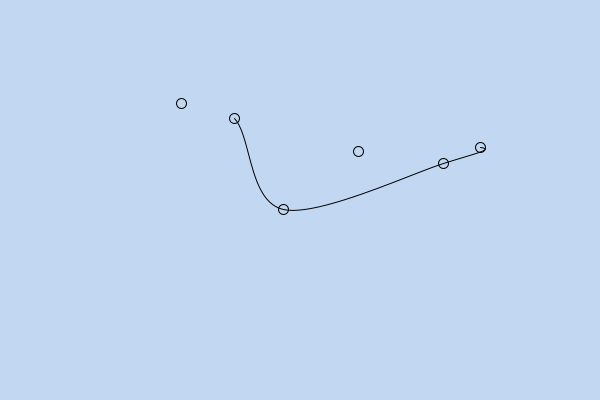
Frame 1 (no input)
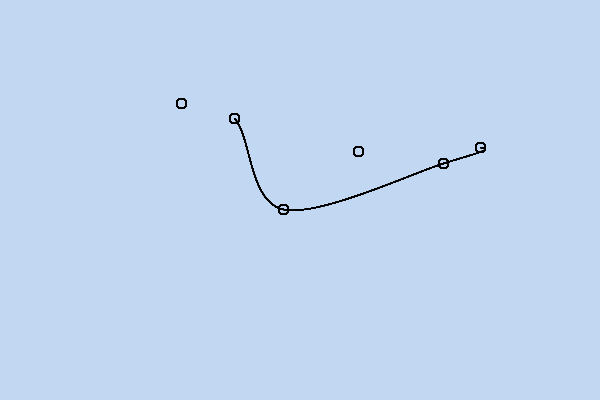
Frame 60 (the mouse pressed at the canvas centre just before this capture)
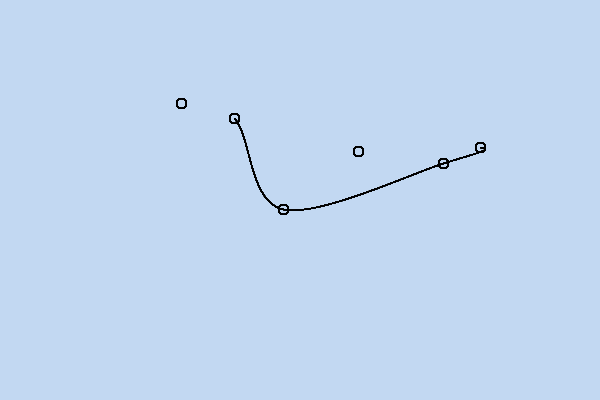
Frame 120 (the mouse held since frame 60 and released just before this capture)

The Processing sketch that drew these frames (run headless with seeded random() and noise(); from frame 60 on, the mouse is pressed at the canvas centre):

// Processing sketch: bigcurve6
// ── bigcurve6.pde
int NumPoints = 6;
float [] Xp;
float [] Yp;

void setup() {
   size(600, 400);
   background(194, 216, 242);
   noFill();
   Xp = new float[NumPoints];
   Yp = new float[NumPoints];
   for (int i=0; i<NumPoints; i++) {
      Xp[i] = random(100, 500);
      Yp[i] = random(100, 300);
   }
}

void draw() {
   for (int i=0; i<NumPoints; i++) {
      ellipse(Xp[i], Yp[i], 10, 10);
   }
   beginShape();
   for (int i=0; i<NumPoints; i++) {
      curveVertex(Xp[i], Yp[i]);
   }
   endShape();
}
